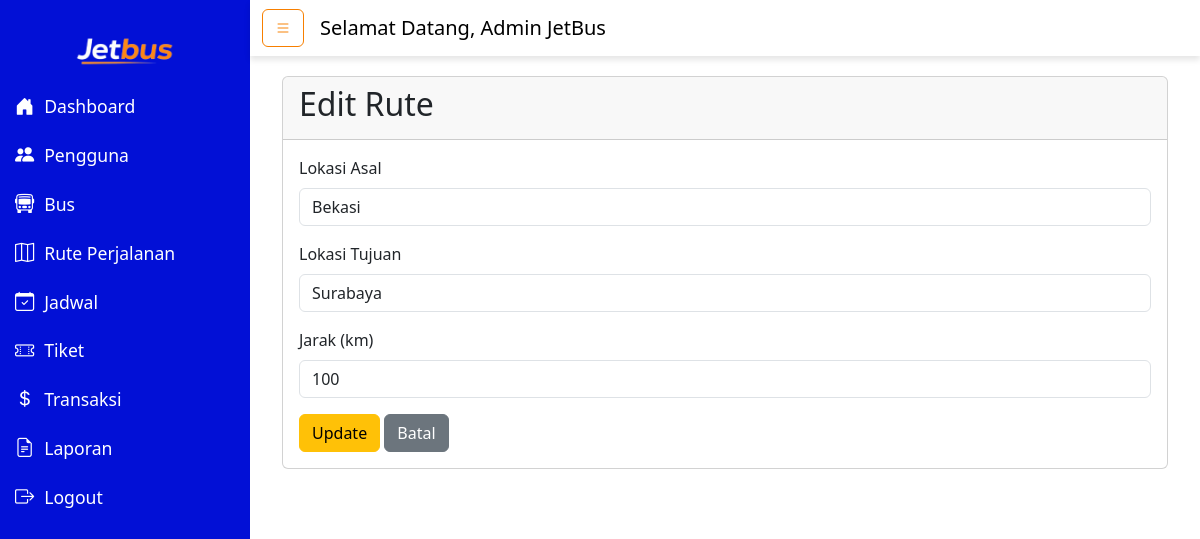
/admin/editRute.php?id=6 (signed in), run on the app's committed database.
### tables this page shows
CREATE TABLE `rute` (
  `id_rute` int(11) NOT NULL,
  `lokasi_asal` varchar(100) NOT NULL,
  `lokasi_tujuan` varchar(100) NOT NULL,
  `jarak` decimal(10,0) DEFAULT NULL
);

### admin/editRute.php (the view, shortened to what this page needs)
<?php
include "header.php";
include "../koneksi.php";
$id_rute = $_GET['id'];
$query = "SELECT * FROM rute WHERE id_rute = $id_rute";
$result = mysqli_query($koneksi, $query);
$data = mysqli_fetch_assoc($result);
?>
<div class="d-flex">
    <?php include "sidebar.php"; ?>
    <div class="content-wrapper w-100">
        <?php include "navbar.php"; ?>
        <main class="content">
            <div class="container-fluid">
                <div class="card">
                    <div class="card-header">
                        <h2>Edit Rute</h2>
                    </div>
                    <div class="card-body">
                        <form action="updateRute.php" method="POST">
                            <div class="mb-3">
                                <label for="lokasi_asal" class="form-label">Lokasi Asal</label>
                                <input type="text" class="form-control" name="lokasi_asal" value="<?= $data['lokasi_asal']; ?>" required>
                            </div>
                            <div class="mb-3">
                                <label for="lokasi_tujuan" class="form-label">Lokasi Tujuan</label>
                                <input type="text" class="form-control" name="lokasi_tujuan" value="<?= $data['lokasi_tujuan']; ?>" required>
                            </div>
                            <div class="mb-3">
                                <label for="jarak" class="form-label">Jarak (km)</label>
                                <input type="number" class="form-control" name="jarak" value="<?= $data['jarak']; ?>" min="0" step="0.01" required>
                            </div>
                            <button type="submit" class="btn btn-warning">Update</button>
                            <a href="rute.php" class="btn btn-secondary">Batal</a>
                        </form>
                    </div>
                </div>
            </div>
        </main>
    </div>
</div>
<?php include "footer.php"; ?>

### assets/css/admin.css (style rules this page uses)
body { font-family: Arial, sans-serif; background-color: #f5f5f5; margin: 0; padding: 0; }
.content-wrapper { flex: 1; display: flex; flex-direction: column; }
.content { padding: 20px; background-color: white; min-height: 100vh; }

### data on the page
rute: lokasi_asal "Bekasi", lokasi_tujuan "Surabaya", jarak "100"

### other printed values
$_SESSION['nama'] "Admin JetBus"
